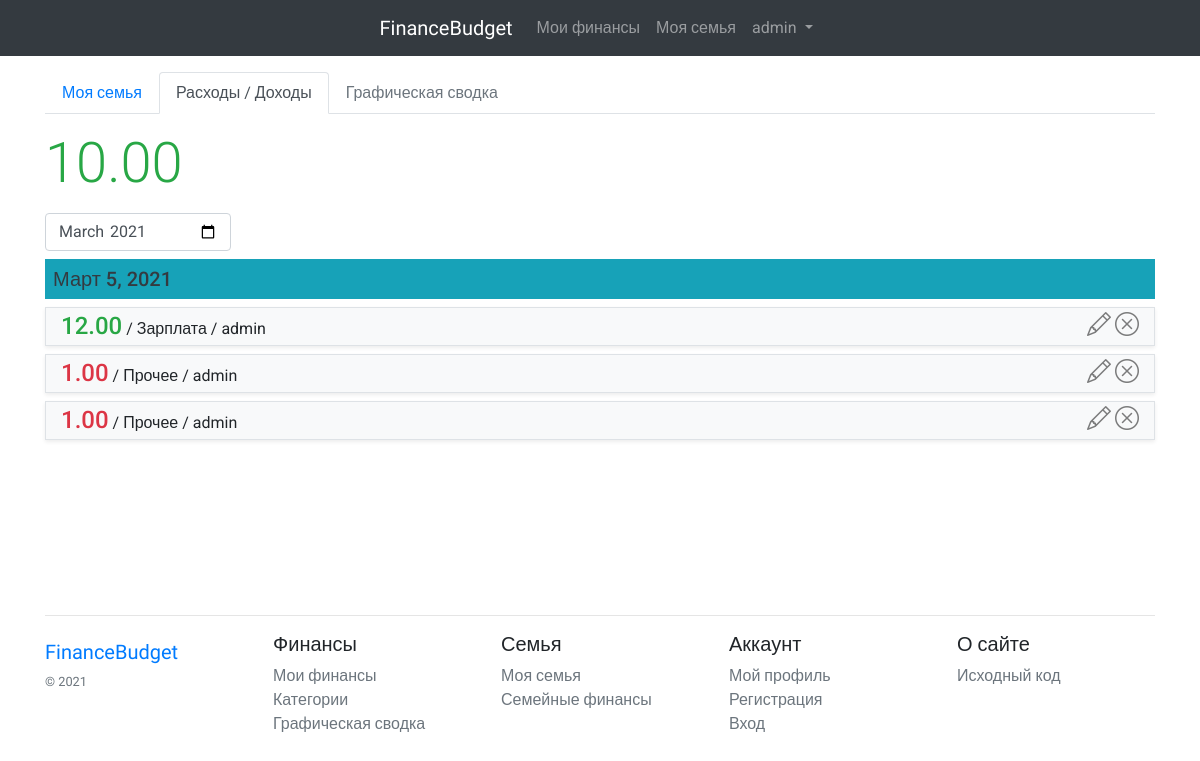
The page /family/operation/ (signed in) on the database its author committed.
### budget/models.py (models this page shows, shortened)
class Operation(models.Model):
    value = models.DecimalField(max_digits=10, decimal_places=2, verbose_name="Сумма")
    date = models.DateField(auto_now_add=True)
    description = models.CharField(max_length=128, verbose_name="Описание", blank=True, null=True)
    category = models.ForeignKey(Category, on_delete=models.CASCADE, verbose_name="Категория",
                                 related_name='operations', null=True, blank=True)
    user = models.ForeignKey(User, on_delete=models.CASCADE, related_name='operations')

class Category(models.Model):
    name = models.CharField(max_length=32, verbose_name="Категория")
    user = models.ForeignKey(User, blank=True, null=True, on_delete=models.CASCADE)
    type_pay = models.PositiveSmallIntegerField(choices=((0, 'Расход'), (1, 'Доход')), default=0)

### budget/views.py (the view)
# urls.py: path('family/operation/', family_operation_view, name='b-family-operation'),
def family_operation_view(request):
    if request.user.is_anonymous:
        return redirect('a-login')
    family = Family.objects.get(users=request.user)
    year = int(request.GET.get('year', datetime.datetime.now().year))
    month = int(request.GET.get('month', datetime.datetime.now().month))
    operations = Operation.objects.filter(user__in=family.users.all(),
                                          date__month=month,
                                          date__year=year).order_by('-date', '-id')
    total = operations.filter(category__type_pay=1).aggregate(total=Sum('value'))['total']
    total_cost = operations.filter(category__type_pay=0).aggregate(total=Sum('value'))['total']
    if total is None:
        total = 0
    if total_cost is None:
        total_cost = 0
    total -= total_cost
    context = {
        'family': family,
        'operations': operations,
        'total': total,
        'year': year,
        'month': str(month).zfill(2),
    }
    return render(request, 'budget/family_operation.html', context=context)

### budget/templates/budget/family_operation.html (shortened to what this page needs)
{% extends 'base.html' %}
{% block content %}
<div class="mb-3">
    {% include 'budget/include/family_tabs.html' %}
    <div class="d-flex">
        <span class="display-4 {% if total > 0%}text-success{% elif total < 0%}text-danger{% endif %} my-3">{{total|floatformat:2}}</span>
    </div>
    <div class="d-flex">
        <div class="">
            <input
            type="month"
            value="{{year}}-{{month}}"
            class="form-control"
            onchange="month_change(this.value, '{{request.path}}')">
        </div>
    </div>
    {% for operation in operations %}
        {% ifchanged operation.date %}
            <h5 class="bg-info p-2 text-dark my-2">{{operation.date}}</h5>
        {% endifchanged %}
        {% include 'budget/include/cart_operation_family.html' %}
    {% endfor %}
</div>
{% endblock content %}

### templates/base.html (shortened to what this page needs)
<!doctype html>
<html lang="en">
<head>{% load static %}
    <link rel="stylesheet" href="https://cdn.jsdelivr.net/npm/bootstrap-icons@1.3.0/font/bootstrap-icons.css">
    <link rel="stylesheet" href="https://cdn.jsdelivr.net/npm/bootstrap@4.5.3/dist/css/bootstrap.min.css"
>
    <link rel="stylesheet" href="{% static 'css/style.css' %}">
</head>
<body class="d-flex flex-column min-vh-100">
<div id="app">
    <nav class="navbar navbar-expand-lg navbar-dark bg-dark">
        <div class="collapse navbar-collapse justify-content-md-center" id="navbarsExample08">
            <ul class="navbar-nav">
                <a class="navbar-brand" href="/"><span class="logo">FinanceBudget</span></a>
                <li class="nav-item">
                    <a class="nav-link" href="{% url 'b-list-operation' %}">Мои финансы</a>
                </li>
                <li class="nav-item">
                    <a class="nav-link" href="{% url 'b-family' %}">Моя семья</a>
                </li>
                <li class="nav-item dropdown">
                    <a class="nav-link dropdown-toggle"
                       href="#" id="dropdown08"
                       data-toggle="dropdown"
                       aria-haspopup="true"
                       aria-expanded="false">
                        {% if request.user.is_authenticated %}{{request.user}}{% else %}Аккаунт{% endif %}
                    </a>
                </li>
            </ul>
        </div>
    </nav>
    <div class="container mt-3">
        {% block content %}
        {% endblock content %}
    </div>
</div>
<footer class="container py-5 mt-auto">
    <hr>
    <div class="row">
        <div class="col-12 col-md">
            <a class="navbar-brand" href="/"><span class="logo">FinanceBudget</span></a>
            <small class="d-block mb-3 text-muted">&copy; {% now 'Y' %}</small>
        </div>
        <div class="col-6 col-md">
            <h5>Финансы</h5>
            <ul class="list-unstyled text-small">
                <li><a class="text-muted" href="{% url 'b-list-operation' %}">Мои финансы</a></li>
                <li><a class="text-muted" href="{% url 'b-category' %}">Категории</a></li>
                <li><a class="text-muted" href="{% url 'b-chart' %}">Графическая сводка</a></li>
            </ul>
        </div>
        <div class="col-6 col-md">
            <h5>Семья</h5>
            <ul class="list-unstyled text-small">
                <li><a class="text-muted" href="{% url 'b-family' %}">Моя семья</a></li>
                <li><a class="text-muted" href="{% url 'b-family-operation' %}">Семейные финансы</a></li>
            </ul>
        </div>
        <div class="col-6 col-md">
            <h5>Аккаунт</h5>
            <ul class="list-unstyled text-small">
                <li><a class="text-muted" href="{% url 'a-profile-update' %}">Мой профиль</a></li>
                <li><a class="text-muted" href="{% url 'a-signup' %}">Регистрация</a></li>
                <li><a class="text-muted" href="{% url 'a-login' %}">Вход</a></li>
            </ul>
        </div>
        <div class="col-6 col-md">
            <h5>О сайте</h5>
            <ul class="list-unstyled text-small">
                <li><a class="text-muted" href="https://github.com/VadimNekrasow/FinanceBudget">Исходный код</a></li>
            </ul>
        </div>
    </div>
</footer>
</body>
</html>

### budget/templates/budget/include/cart_operation_family.html
<div class="shadow-sm mt-2 bg-light div-hover border">
    <div class="container py-1">
        {% if request.user == operation.user %}
        <div>
            <button type="button"
                    class="close"
                    data-dismiss="alert"
                    aria-label="Close">
                <span aria-hidden="true"><i class="bi bi-x-circle red-hover"></i></span>
            </button>
            <a class="close mr-1" href="{% url 'b-operation-update' operation.id %}">
                <span aria-hidden="true"><i class="bi bi-pencil"></i></span>
            </a>
        </div>
        {% endif %}
        <div class="d-inline-block">
            {% if operation.category.type_pay %}
            <h4 class="text-success mb-0">{{operation.value}}</h4>
            {% else %}
            <h4 class="text-danger mb-0">{{operation.value}}</h4>
            {% endif %}
        </div>
        <span> / </span>
        <div class="d-inline-block">
            <p class="mb-0"> {{operation.description|default:operation.category.name}}</p>
        </div>
        <span> / </span>
        <div class="d-inline-block">
            <h6 class="font-weight-normal mb-0">{{operation.user}}</h6>
        </div>
    </div>
</div>

### static/css/style.css (style rules this page uses)
body { font-family: 'Roboto', sans-serif; }
.border { border: 1px solid #f5f5f5; }
.logo { font-family: 'Long Cang', cursive; }

### rows shown on the page
Operation: date "Март 5, 2021", value "12.00", description "Зарплата", user "admin"
Operation: value "1.00", description "Прочее", user "admin"
Operation: value "1.00", description "Прочее", user "admin"

### other values the page prints
{{ request.user }} "admin"
{{ total|floatformat:2 }} "10.00"
